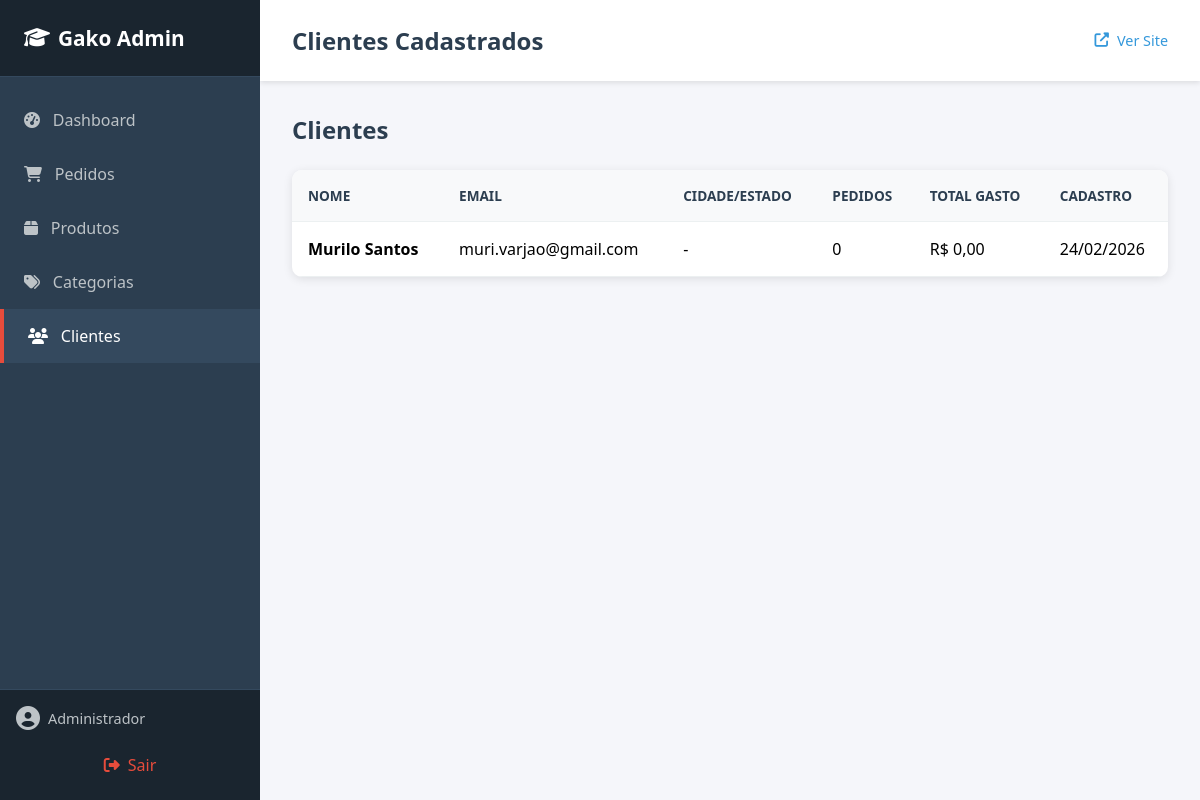
Screenshot of /admin/clientes/index.php (signed in) with the database file from the repository.
### tables this page shows
CREATE TABLE `clientes` (
  `id` int(11) NOT NULL,
  `nome` varchar(150) NOT NULL,
  `email` varchar(150) NOT NULL,
  `senha` varchar(255) NOT NULL,
  `telefone` varchar(20) DEFAULT NULL,
  `instituicao` varchar(150) DEFAULT NULL,
  `cidade` varchar(100) DEFAULT NULL,
  `estado` char(2) DEFAULT NULL,
  `newsletter` tinyint(1) DEFAULT 0,
  `ativo` tinyint(1) DEFAULT 1,
  `created_at` timestamp NOT NULL DEFAULT current_timestamp()
);

### admin/clientes/index.php (the view, shortened to what this page needs)
<?php
include '../includes/header.php';
$clientes = $pdo->query("SELECT c.*,
                          (SELECT COUNT(*) FROM pedidos WHERE cliente_id = c.id) as total_pedidos,
                          (SELECT SUM(total) FROM pedidos WHERE cliente_id = c.id AND status = 'pago') as total_gasto
                          FROM clientes c
                          ORDER BY c.created_at DESC")->fetchAll();
?>
<div class="page-actions">
    <h2 style="color: #2c3e50;">Clientes</h2>
</div>
<div class="data-table">
    <table>
        <thead>
            <tr>
                <th>Nome</th>
                <th>Email</th>
                <th>Cidade/Estado</th>
                <th>Pedidos</th>
                <th>Total Gasto</th>
                <th>Cadastro</th>
            </tr>
        </thead>
        <tbody>
            <?php foreach ($clientes as $cliente): ?>
            <tr>
                <td><strong><?php echo $cliente['nome']; ?></strong></td>
                <td><?php echo $cliente['email']; ?></td>
                <td><?php echo $cliente['cidade'] ? $cliente['cidade'] . '/' . $cliente['estado'] : '-'; ?></td>
                <td><?php echo $cliente['total_pedidos']; ?></td>
                <td><?php echo $cliente['total_gasto'] ? formatarPreco($cliente['total_gasto']) : 'R$ 0,00'; ?></td>
                <td><?php echo date('d/m/Y', strtotime($cliente['created_at'])); ?></td>
            </tr>
            <?php endforeach; ?>
        </tbody>
    </table>
</div>
<?php include '../includes/footer.php'; ?>

### admin/css/admin.css (style rules this page uses)
* { margin: 0; padding: 0; box-sizing: border-box; }
.admin-body { font-family: 'Segoe UI', Tahoma, Geneva, Verdana, sans-serif; background: #f5f6fa; display: flex; min-height: 100vh; }
.data-table { width: 100%; background: white; border-radius: 10px; overflow: hidden; box-shadow: 0 2px 10px rgba(0,0,0,0.1); }
.data-table table { width: 100%; border-collapse: collapse; }
.data-table th, .data-table td { padding: 1rem; text-align: left; border-bottom: 1px solid #ecf0f1; }
.data-table th { background: #f8f9fa; font-weight: 600; color: #2c3e50; text-transform: uppercase; font-size: 0.85rem; }
.page-actions { display: flex; justify-content: space-between; align-items: center; margin-bottom: 1.5rem; }

### rows the page displays
clientes: nome "Murilo Santos", email "muri.varjao@gmail.com", total_pedidos "0", created_at "24/02/2026"

### other values shown
getAdminNome() "Administrador"
$pageTitle "Clientes Cadastrados"
